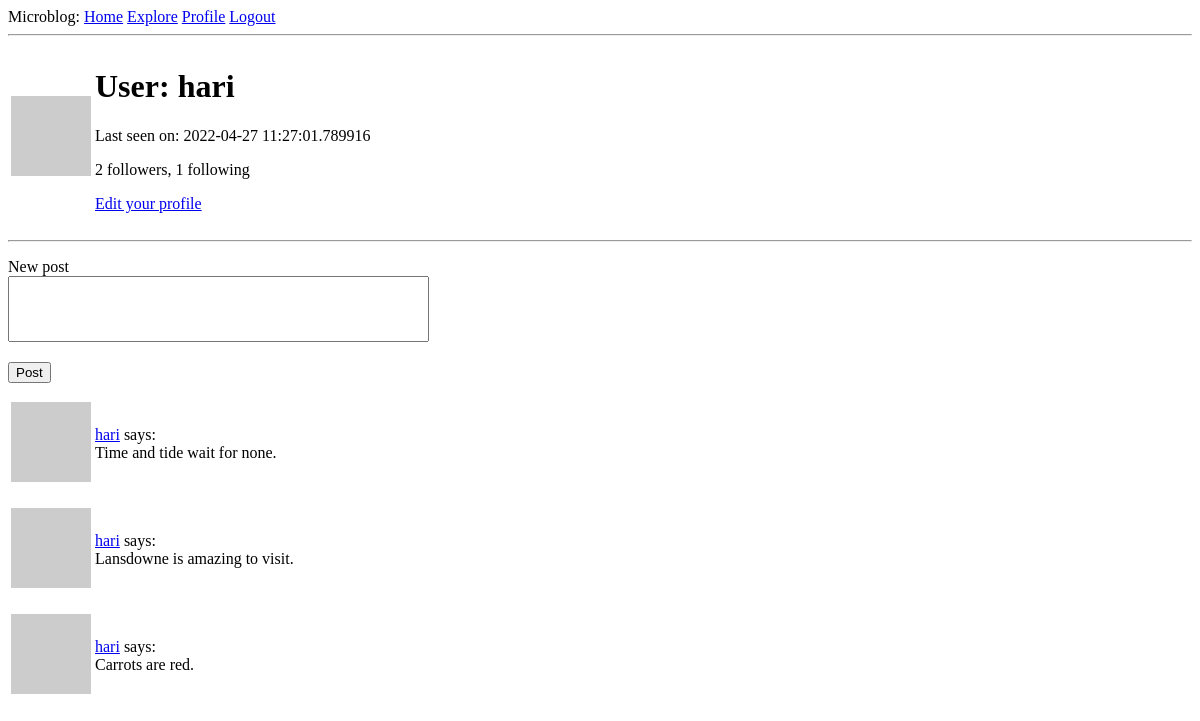
The app's page /user/hari (signed in), older data.
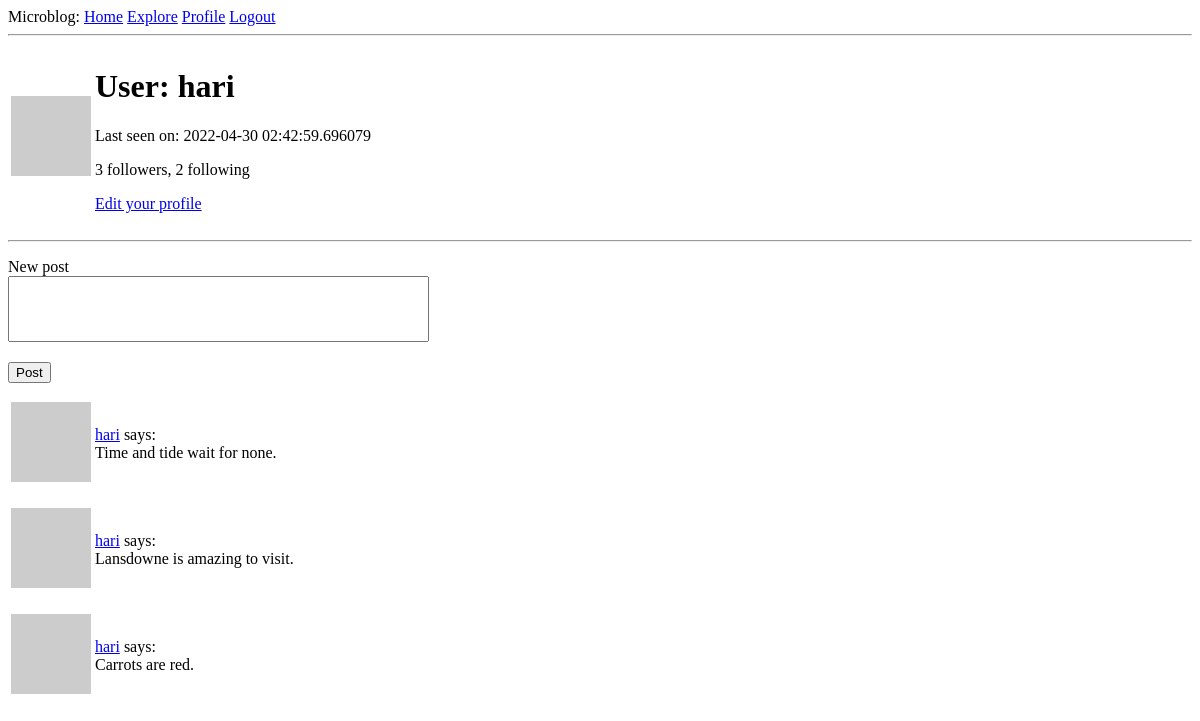
The same page, newer data.
### app/models.py (models this page shows, shortened)
class User(UserMixin, db.Model):
    id = db.Column(db.Integer, primary_key=True)
    username = db.Column(db.String(32), index = True, unique = True)
    email = db.Column(db.String(32), index = True, unique = True)
    password_hash = db.Column(db.String(32))
    post = db.relationship('Post', backref='author', lazy='dynamic')
    about_me = db.Column(db.String(140))
    last_seen = db.Column(db.DateTime, default=datetime.utcnow())
    followed = db.relationship('User',
            secondary=followers,
            primaryjoin=(followers.c.follower_id == id),
            secondaryjoin=(followers.c.followed_id == id),
            backref=db.backref('followers', lazy='dynamic'),
            lazy='dynamic')
    def avatar(self, size):
        digest = md5(self.email.lower().encode('utf-8')).hexdigest()
        return \
            'https://gravatar.com/avatar/{}?size={}&default=robohash' \
            .format(digest, size)

### app/routes.py (the view)
@app.route('/user/<username>', methods=['GET', 'POST'])
@login_required
def user(username):
    form1 = NewPostForm()
    form2 = EmptyForm()
    if form1.validate_on_submit():
        new_post(current_user, form1)
        flash('Your post is now live!')
        return redirect(url_for('user', username=username))
    user = User.query.filter_by(username=username).first_or_404()
    page = request.args.get('page', 1, type=int)
    posts = user.post.order_by(Post.timestamp.desc())\
            .paginate(page, app.config['POSTS_PER_PAGE'], False)
    prev_url = url_for('user', username=username, page=posts.prev_num) \
            if posts.has_prev else None
    next_url = url_for('user', username=username, page=posts.next_num) \
            if posts.has_next else None
    return render_template('user.html', user=user, posts=posts.items,
            prev_url=prev_url, next_url=next_url, forms=[form1, form2])

### app/forms.py
class NewPostForm(FlaskForm):
    post_body = TextAreaField('New post', validators=[Length(min=0, max=140)],
            render_kw={'style': 'resize: none;'})
    post = SubmitField('Post')

class EmptyForm(FlaskForm):
    submit = SubmitField('Submit')

### app/models.py (called while the page is built)
@login.user_loader
def load_user(id):
    return User.query.get(int(id))

### app/routes.py (called while the page is built)
@app.before_request
def before_request():
    if current_user.is_authenticated:
        current_user.last_seen = datetime.utcnow()
        db.session.commit()

### app/templates/user.html (shortened to what this page needs)
{% extends 'base.html' %}
{% block content %}
<table>
    <tr valign='center'>
        <td><img src='{{ user.avatar(128) }}'></td>
        <td>
            <h1>User: {{ user.username }}</h1>
            {% if user.last_seen %}
            <p>Last seen on: {{ user.last_seen }}</p>
            {% endif %}
            <p>
            {{ user.followers.count() }} followers, {{ user.followed.count() }} following
            </p>
            {% if user == current_user %}
            <p><a href="{{ url_for('edit_profile') }}">Edit your profile</a></p>
            {% endif %}
        </td>
    </tr>
</table>
<hr>
{% include '_new_post.html' %}
{% for post in posts %}
<p>
{% include '_post.html' %}
</p>
{% endfor %}
{% endblock %}

Row changes from the older to the newer data that the page shows:
changed User "hari": last_seen "2022-04-27 11:27:01.789916" → "2022-04-30 02:42:59.696079"
Text that changed along with them:
{{ user.followers.count() }}: "2" → "3"
{{ user.followed.count() }}: "1" → "2"
